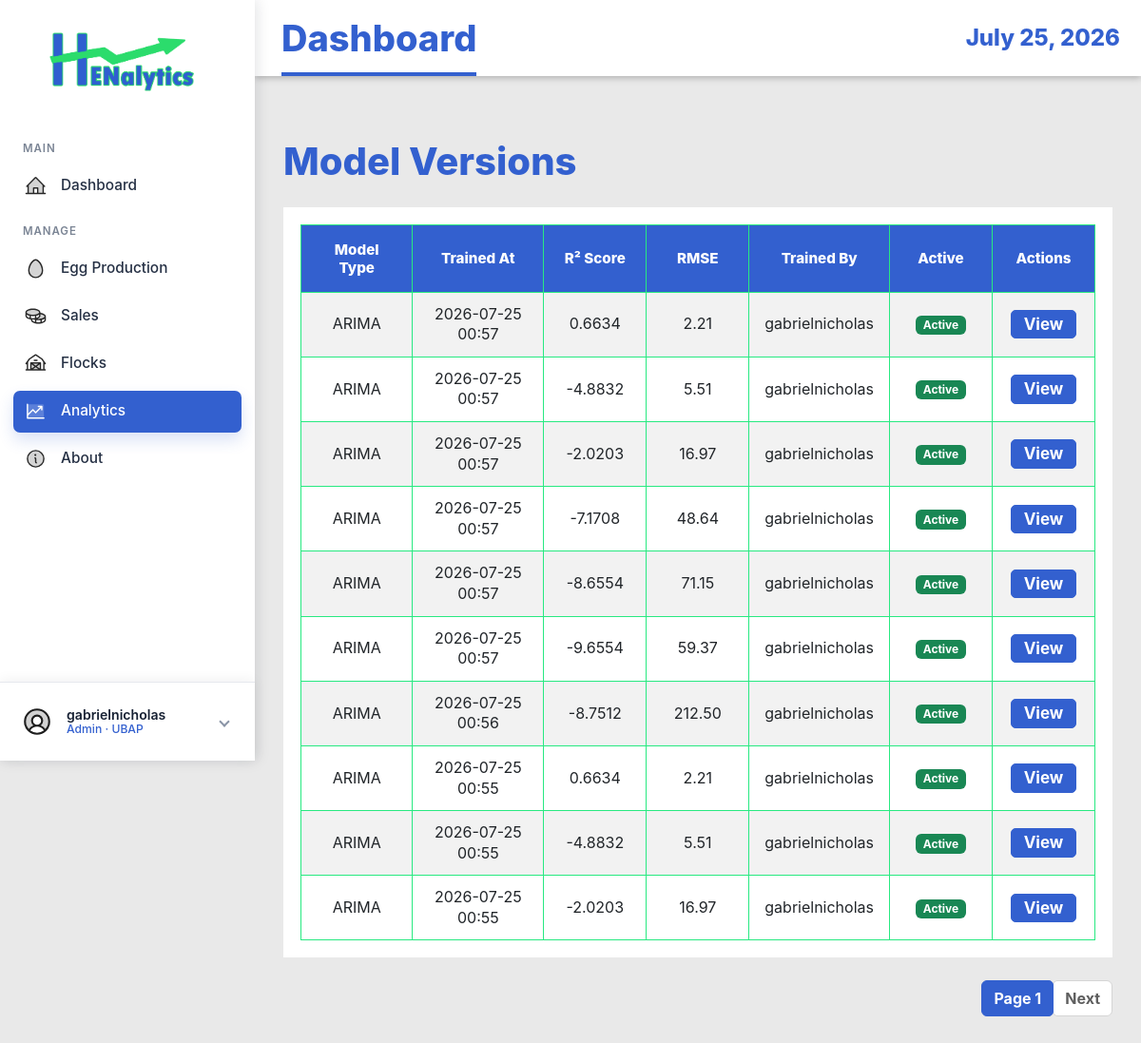
Page /model-versions/ (signed in) on the committed database.
### EggProduction/models.py (models this page shows, shortened)
class ModelVersion(models.Model):
    MODEL_TYPE_CHOICES = (
        ('arima', 'ARIMA'),
        ('mlr', 'Multiple Linear Regression'),
        ('hybrid', 'Hybrid Model'),
        ('lstm', 'LSTM Neural Network'),
    )
    model_type = models.CharField(max_length=20, choices=MODEL_TYPE_CHOICES)
    trained_at = models.DateTimeField(auto_now_add=True)
    triggered_by = models.ForeignKey(User, on_delete=models.SET_NULL, null=True)
    r2_score = models.DecimalField(max_digits=5, decimal_places=4, null=True, blank=True)
    rmse = models.DecimalField(max_digits=10, decimal_places=2, null=True, blank=True)
    aic_score = models.DecimalField(max_digits=15, decimal_places=2, null=True, blank=True)
    arima_order = models.CharField(max_length=20, null=True, blank=True, help_text="Format: (p,d,q)")
    pkl_path = models.CharField(max_length=255, null=True, blank=True)
    is_active = models.BooleanField(default=True)
    training_rows = models.IntegerField(null=True, blank=True)
    created_at = models.DateTimeField(auto_now_add=True)
    class Meta:
        ordering = ['-trained_at']
        verbose_name_plural = "Model Versions"

### EggProduction/views.py (the view)
# urls.py: path('model-versions/', views.ModelVersionListView.as_view(), name='model-version-list'),
class ModelVersionListView(ManagerAccessMixin, ListView):
    model = ModelVersion
    template_name = 'egg_production/model_version_list.html'
    context_object_name = 'models'
    paginate_by = 10
    ordering = ['-trained_at']

### EggProduction/views.py (called while the page is built)
    def test_func(self):
        user = self.request.user
        try:
            profile = UserProfile.objects.get(user=user)
            return profile.role in ['admin', 'manager']
        except UserProfile.DoesNotExist:
            return user.is_superuser

### EggProduction/templates/egg_production/model_version_list.html (shortened to what this page needs)
{% extends 'base.html' %}
{% load static %}
{% block content %}
<div class="container mt-4">
    <h1 class="mb-4">Model Versions</h1>
    {% if models %}
    <div class="table-responsive">
        <table class="table table-striped table-hover">
            <thead class="table-dark">
                <tr>
                    <th>Model Type</th>
                    <th>Trained At</th>
                    <th>R² Score</th>
                    <th>RMSE</th>
                    <th>Trained By</th>
                    <th>Active</th>
                    <th>Actions</th>
                </tr>
            </thead>
            <tbody>
                {% for model in models %}
                <tr>
                    <td>{{ model.get_model_type_display }}</td>
                    <td>{{ model.trained_at|date:"Y-m-d H:i" }}</td>
                    <td>{{ model.r2_score|default:"N/A" }}</td>
                    <td>{{ model.rmse|default:"N/A" }}</td>
                    <td>{{ model.triggered_by.get_full_name|default:model.triggered_by.username }}</td>
                    <td>
                        {% if model.is_active %}
                        <span class="badge bg-success">Active</span>
                        {% else %}
                        <span class="badge bg-secondary">Inactive</span>
                        {% endif %}
                    </td>
                    <td>
                        <a href="{% url 'eggproduction:model-version-detail' model.pk %}"
                            class="btn btn-sm btn-info">View</a>
                    </td>
                </tr>
                {% endfor %}
            </tbody>
        </table>
    </div>
    {% if is_paginated %}
    <nav aria-label="Page navigation">
        <ul class="pagination justify-content-center">
            <li class="page-item active"><a class="page-link" href="#">Page {{ page_obj.number }}</a></li>
            {% if page_obj.has_next %}
            <li class="page-item"><a class="page-link" href="?page={{ page_obj.next_page_number }}">Next</a></li>
            {% endif %}
        </ul>
    </nav>
    {% endif %}
    {% else %}
    <div class="alert alert-info">No models available.</div>
    {% endif %}
</div>
{% endblock %}

### EggProduction/templates/base.html (shortened to what this page needs)
{% load static %}
<!DOCTYPE html>
<html lang="en">
<head>
    <link href="https://cdn.jsdelivr.net/npm/bootstrap@5.3.0/dist/css/bootstrap.min.css" rel="stylesheet">
    <link rel="stylesheet" href="https://cdn.datatables.net/1.13.8/css/jquery.dataTables.min.css">
    <link rel="stylesheet" href="https://cdn.datatables.net/buttons/2.4.2/css/buttons.dataTables.min.css">
    <link rel="stylesheet" href="{% static 'EggProduction/css/style.css' %}">
</head>
<body class="{% if request.user.is_authenticated %}app-body{% else %}auth-body{% endif %}">
    {% if request.user.is_authenticated %}
    <div class="app-shell">
        <aside class="app-sidebar">
            <a href="{% url 'eggproduction:dashboard' %}" class="brand-lockup">
                <img src="{% static 'EggProduction/img/logo-login.png' %}" alt="Henalytics">
            </a>
            <nav class="side-nav" aria-label="Main navigation">
                <div class="nav-section-label">MAIN</div>
                <a href="{% url 'eggproduction:dashboard' %}"
                    class="side-link {% if request.resolver_match.url_name == 'dashboard' %}active{% endif %}">
                    <img class="side-icon side-img-icon" src="{% static 'EggProduction/img/house-line-duotone.svg' %}"
                        alt="" aria-hidden="true">
                    <span>Dashboard</span>
                </a>
                <div class="nav-section-label">MANAGE</div>
                <a href="{% url 'eggproduction:production-log-list' %}"
                    class="side-link {% if 'production-log' in request.resolver_match.url_name or 'grading-log' in request.resolver_match.url_name %}active{% endif %}">
                    <img class="side-icon side-img-icon" src="{% static 'EggProduction/img/egg-duotone.svg' %}" alt=""
                        aria-hidden="true">
                    <span>Egg Production</span>
                </a>
                <a href="{% url 'eggproduction:sales-transaction-list' %}"
                    class="side-link {% if 'sales-transaction' in request.resolver_match.url_name or 'sales-item' in request.resolver_match.url_name %}active{% endif %}">
                    <img class="side-icon side-img-icon" src="{% static 'EggProduction/img/coins-duotone.svg' %}" alt=""
                        aria-hidden="true">
                    <span>Sales</span>
                </a>
                <a href="{% url 'eggproduction:flock-list' %}"
                    class="side-link {% if 'flock' in request.resolver_match.url_name %}active{% endif %}">
                    <img class="side-icon side-img-icon" src="{% static 'EggProduction/img/barn-duotone.svg' %}" alt=""
                        aria-hidden="true">
                    <span>Flocks</span>
                </a>
                <a href="{% url 'eggproduction:harvest-forecast-list' %}"
                    class="side-link {% if 'forecast' in request.resolver_match.url_name or 'model-version' in request.resolver_match.url_name %}active{% endif %}">
                    <img class="side-icon side-img-icon" src="{% static 'EggProduction/img/chart-line-up-duotone.svg' %}"
                        alt="" aria-hidden="true">
                    <span>Analytics</span>
                </a>
                <a href="{% url 'index' %}"
                    class="side-link {% if request.resolver_match.url_name == 'index' %}active{% endif %}">
                    <img class="side-icon side-img-icon" src="{% static 'EggProduction/img/info-duotone.svg' %}" alt=""
                        aria-hidden="true">
                    <span>About</span>
                </a>
            </nav>
            <div class="sidebar-account dropdown">
                <button class="account-toggle" type="button" data-bs-toggle="dropdown" data-bs-auto-close="outside"
                    aria-expanded="false" aria-label="Open account menu">
                    <img class="account-avatar-img" src="{% static 'EggProduction/img/user-circle-duotone.svg' %}" alt=""
                        aria-hidden="true">
                    <span class="account-copy">
                        <span class="account-name">{{ request.user.get_full_name|default:request.user.username }}</span>
                        <span class="account-role">
                            {% if request.user.is_superuser %}
                            Admin
                            {% elif request.user.userprofile.display_role %}
                            {{ request.user.userprofile.display_role }}
                            {% else %}
                            Staff
                            {% endif %}
                            &middot; UBAP
                        </span>
                    </span>
                    <span class="account-chevron" aria-hidden="true"></span>
                </button>
            </div>
        </aside>
        <section class="app-panel">
            <header class="app-topbar">
                <h1>{% block page_title %}Dashboard{% endblock %}</h1>
                <time>{% now "F j, Y" %}</time>
            </header>
            <main class="app-content">
                {% else %}
                <main>
                    {% endif %}
                    {% block content %}{% endblock %}
                    {% if request.user.is_authenticated %}
                </main>
        </section>
    </div>
    {% else %}
    </main>
    {% endif %}
</body>
</html>

### rows in the picture
ModelVersion: model_type "ARIMA", trained_at "2026-07-25 00:57", r2_score "0.6634", rmse "2.21", triggered_by.get_full_name "gabrielnicholas", is_active "Active"
ModelVersion: model_type "ARIMA", trained_at "2026-07-25 00:57", r2_score "-4.8832", rmse "5.51", triggered_by.get_full_name "gabrielnicholas", is_active "Active"
ModelVersion: model_type "ARIMA", trained_at "2026-07-25 00:57", r2_score "-2.0203", rmse "16.97", triggered_by.get_full_name "gabrielnicholas", is_active "Active"
ModelVersion: model_type "ARIMA", trained_at "2026-07-25 00:57", r2_score "-7.1708", rmse "48.64", triggered_by.get_full_name "gabrielnicholas", is_active "Active"
ModelVersion: model_type "ARIMA", trained_at "2026-07-25 00:57", r2_score "-8.6554", rmse "71.15", triggered_by.get_full_name "gabrielnicholas", is_active "Active"
ModelVersion: model_type "ARIMA", trained_at "2026-07-25 00:57", r2_score "-9.6554", rmse "59.37", triggered_by.get_full_name "gabrielnicholas", is_active "Active"
ModelVersion: model_type "ARIMA", trained_at "2026-07-25 00:56", r2_score "-8.7512", rmse "212.50", triggered_by.get_full_name "gabrielnicholas", is_active "Active"
ModelVersion: model_type "ARIMA", trained_at "2026-07-25 00:55", r2_score "0.6634", rmse "2.21", triggered_by.get_full_name "gabrielnicholas", is_active "Active"
ModelVersion: model_type "ARIMA", trained_at "2026-07-25 00:55", r2_score "-4.8832", rmse "5.51", triggered_by.get_full_name "gabrielnicholas", is_active "Active"
ModelVersion: model_type "ARIMA", trained_at "2026-07-25 00:55", r2_score "-2.0203", rmse "16.97", triggered_by.get_full_name "gabrielnicholas", is_active "Active"

### other values in the picture
{{ request.user.get_full_name|default:request.user.username }} "gabrielnicholas"
{{ page_obj.number }} "1"
